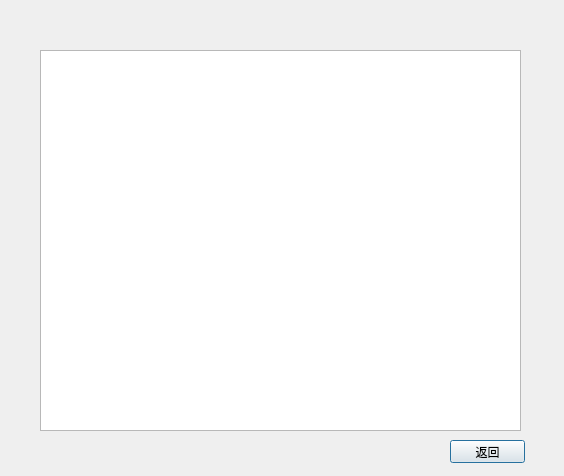
<?xml version="1.0" encoding="UTF-8"?>
<ui version="4.0">
 <class>instruction</class>
 <widget class="QDialog" name="instruction">
  <property name="geometry">
   <rect>
    <x>0</x>
    <y>0</y>
    <width>564</width>
    <height>476</height>
   </rect>
  </property>
  <property name="windowTitle">
   <string>Dialog</string>
  </property>
  <widget class="QTextEdit" name="textEdit">
   <property name="geometry">
    <rect>
     <x>40</x>
     <y>50</y>
     <width>481</width>
     <height>381</height>
    </rect>
   </property>
  </widget>
  <widget class="QPushButton" name="pushButton">
   <property name="geometry">
    <rect>
     <x>450</x>
     <y>440</y>
     <width>75</width>
     <height>23</height>
    </rect>
   </property>
   <property name="text">
    <string>返回</string>
   </property>
  </widget>
 </widget>
 <resources/>
 <connections/>
</ui>
